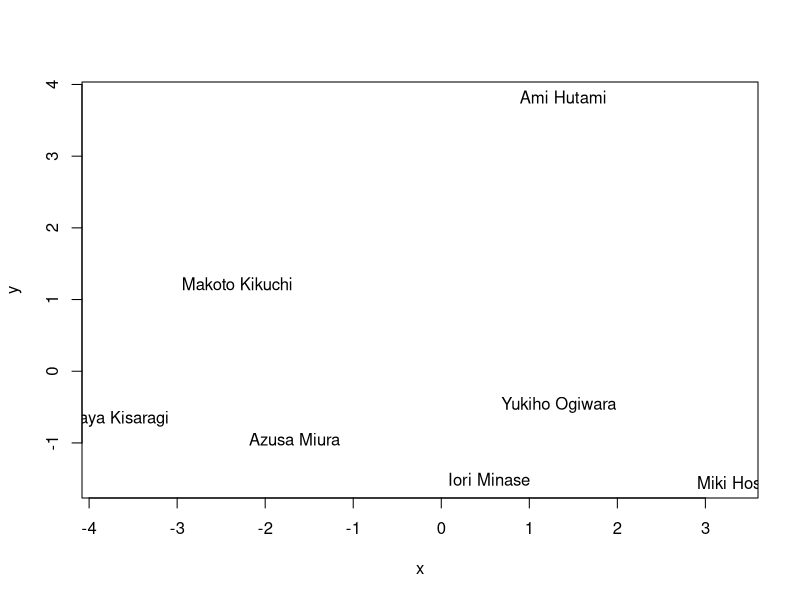

R code for this plot:
X11()
characters<-c('Ami Hutami', 'Makoto Kikuchi', 'Iori Minase', 'Miki Hosii', 'Yukiho Ogiwara', 'Azusa Miura', 'Chihaya Kisaragi')
d<-matrix(c(0, 3, 5.5, 5, 3, 6, 8,
            3, 0, 2, 4.5, 5.6, 0.3, 3.1,
            5.5, 2, 0, 1, 3.3, 5,6, 4,
            5, 4.5, 1, 0, 4, 9, 5)
, 7, 7)
loc<-cmdscale(d)
loc
x<-loc[,1]
y<-loc[,2]
plot(x, y, type="n")
text(x, y, characters)
Sys.sleep(10)
